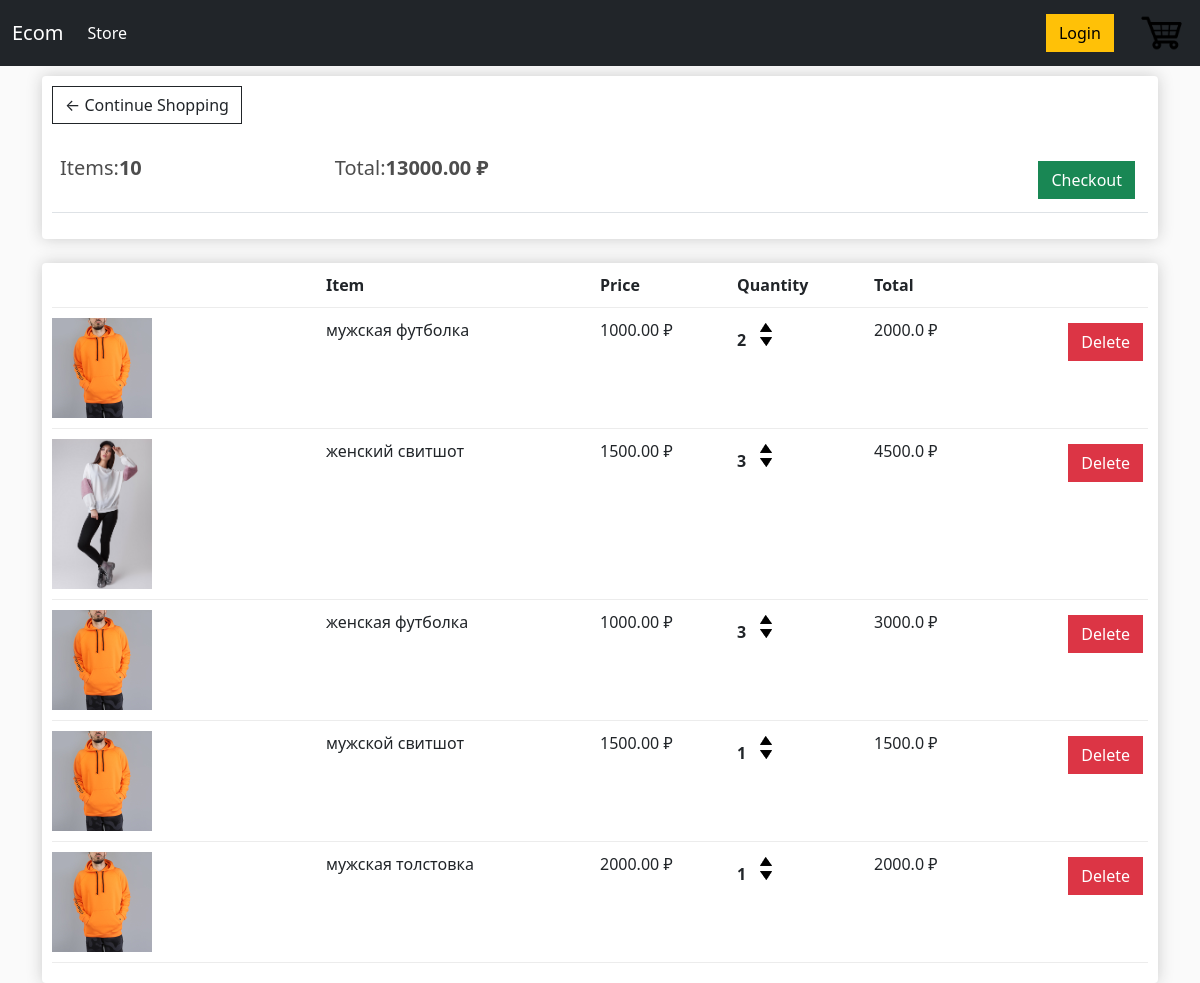
The app's page /cart/ (signed in), older data.
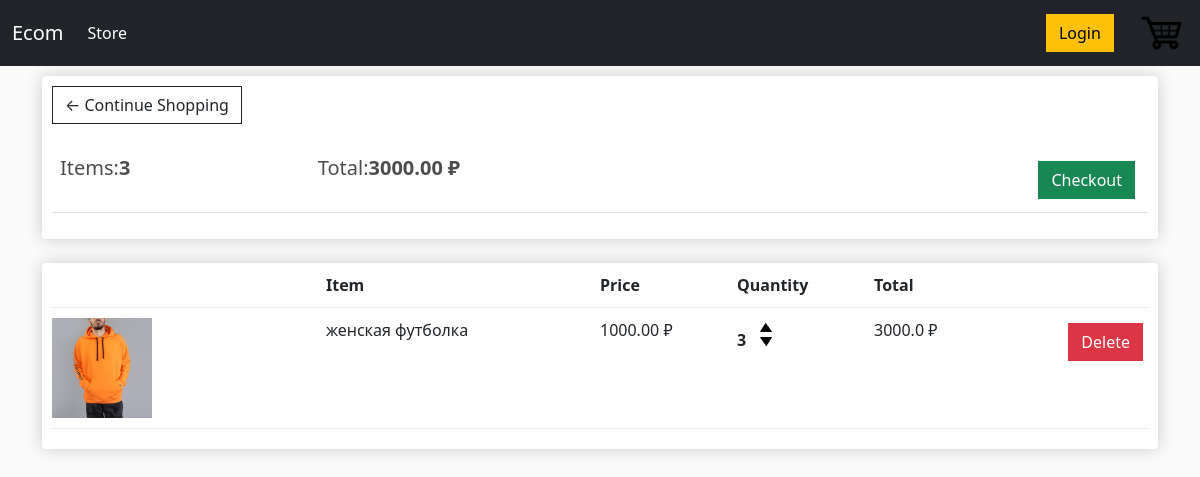
The same page, newer data.
### mainapp/models.py (models this page shows, shortened)
class Order(models.Model):
    customer = models.ForeignKey(Customer, on_delete=models.SET_NULL, blank=True, null=True)
    date_order = models.DateTimeField(auto_now_add=True)
    complete = models.BooleanField(default=False, null=True, blank=False)
    transaction_id = models.CharField(max_length=200, null=True)
    def get_cart_total(self):
        orderitems = self.orderitem_set.all()
        total = sum([item.get_total for item in orderitems])
        return total
    def get_cart_items(self):
        orderitems = self.orderitem_set.all()
        items = sum([item.quantity for item in orderitems])
        return items

class OrderItem(models.Model):
    product = models.ForeignKey(Product, on_delete=models.SET_NULL, blank=True, null=True)
    order = models.ForeignKey(Order, on_delete=models.SET_NULL, blank=True, null=True)
    quantity = models.IntegerField(default=0, null=True, blank=True)
    date_added = models.DateTimeField(auto_now_add=True)
    @property
    def get_total(self):
        total = self.product.price * self.quantity
        return total

class Product(models.Model):
    name = models.CharField(max_length=200, null=True)
    price = models.FloatField()  # !!! not sure
    digital = models.BooleanField(default=False, null=True, blank=False)
    image = models.ImageField(null=True, blank=True)
    def imageURL(self):
        try:
            url = self.image.url
        except:
            url = ''
        return url

### mainapp/views.py (the view)
# urls.py: path('cart/', views.cart, name='cart'),
def cart(request):
    if request.user.is_authenticated:
        customer = request.user.customer
        order, created = Order.objects.get_or_create(customer=customer, complete=False)
        items = order.orderitem_set.all()
    else:
        items = []
        order = {'get_cart_total': 0, 'get_cart_items': 0, 'shipping': False}
    context = {'items': items, 'order': order}
    return render(request, 'mainapp/cart.html', context)

### mainapp/templates/mainapp/cart.html
{% extends 'mainapp/index.html' %}
{% load static %}
{% block content%}
    <div class="row">
        <div class="col-lg-12">
            <div class="box-element">
                <a class="btn btn-outline-dark" href="{% url 'store' %}">&#x2190; Continue Shopping</a>
                <br>
                <br>
                <table class="table">
                    <tr>
                        <th><h5>Items:<strong>{{order.get_cart_items}}</strong></h5></th>
                        <th><h5>Total:<strong>{{order.get_cart_total|floatformat:2}} ₽</strong></h5></th>
                        <th>
                            <a style="float:right;margin:5px" class="btn btn-success" href="{% url 'checkout' %}">Checkout</a>
                        </th>
                    </tr>
                </table>
            </div>
            <br>
            <div class="box-element">
                <div class="cart-row">
                    <div style="flex:2"></div>
                    <div style="flex:2"><strong>Item</strong></div>
                    <div style="flex:1"><strong>Price</strong></div>
                    <div style="flex:1"><strong>Quantity</strong></div>
                    <div style="flex:1"><strong>Total</strong></div>
                    <div style="flex:1"><strong></strong></div>
                </div>
                {% for item in items %}
                <div class="cart-row">
                    <div style="flex:2"><img class="row-image" src="{{item.product.imageURL}}"></div>
                    <div style="flex:2">{{item.product.name}}</div>
                    <div style="flex:1">{{item.product.price|floatformat:2}} ₽</div>
                    <div style="flex:1">
						<p class="quantity">{{item.quantity}}</p>
						<div class="quantity">
							<img data-product={{item.product.id}} data-action="add" class="chg-quantity update-cart" src="{% static  'images/arrow-up.png' %}">
							<img data-product={{item.product.id}} data-action="remove" class="chg-quantity update-cart" src="{% static  'images/arrow-down.png' %}">
						</div>
					</div>
					<div style="flex:1"><p>{{item.get_total}} ₽</p></div>
                    <div style="flex:1">
                        <a data-product="{{item.product.id}}" data-action="delete" style="float:right;margin:5px" class="btn btn-danger update-cart">Delete</a>
                    </div>
                </div>
                {% endfor %}
            </div>
        </div>
    </div>
{% endblock content%}

### mainapp/templates/mainapp/index.html (shortened to what this page needs)
<!DOCTYPE html>
<html lang="en">
{% load static %}
<head>
    <link href="https://cdn.jsdelivr.net/npm/bootstrap@5.1.0/dist/css/bootstrap.min.css" rel="stylesheet">
    <link rel="stylesheet" type="text/css" href="{% static 'css/index.css' %}">
</head>
<body>
    <nav class="navbar navbar-expand-lg navbar-dark bg-dark">
      <div class="container-fluid">
        <a class="navbar-brand" href="{% url 'store' %}">Ecom</a>
        <div class="collapse navbar-collapse" id="navbarSupportedContent">
          <ul class="navbar-nav me-auto mb-2 mb-lg-0">
            <li class="nav-item">
              <a class="nav-link active" aria-current="page" href="{% url 'store' %}">Store</a>
            </li>
          </ul>
           <div class="form-inline my-2 my-lg-0">
                <a href="#" class="btn btn-warning">Login</a>
                <a href="{% url 'cart' %}" style="color:#212429;">
                    <img  id="cart-icon" src="{% static 'images/cart.png' %}">
                </a>
	        </div>
        </div>
      </div>
    </nav>
    <div class="container">
        {% block content %}
        {% endblock content %}
    </div>
</body>
</html>

### static/css/index.css (style rules this page uses)
body { background-color: hsl(0, 0%, 98%); }
h1,h2,h3,h4,h5,h6 { color:hsl(0, 0%, 30%); }
.box-element { box-shadow:hsl(0, 0%, 80%) 0 0 16px; background-color: #fff; border-radius: 4px; padding: 10px; }
#cart-icon { width:50px; height:50px; border:0; display: inline-block; margin-left: 20px; }
.col-lg-4, .col-lg-6, .col-lg-8, .col-lg-12 { margin-top: 10px; }
.btn { border-radius: 0; }
.row-image { width: 100px; }
.cart-row { display: flex; align-items: flex-stretch; padding-bottom: 10px; margin-bottom: 10px; border-bottom: 1px solid #ececec; }
.quantity { display: inline-block; font-weight: 700; padding-right:10px; }
.chg-quantity { width: 12px; cursor: pointer; display: block; margin-top: 5px; transition:.1s; }

Row changes from the older to the newer data that the page shows:
removed OrderItem: product.imageURL (picture), product.name "мужская футболка", product.price "1000.00", quantity "2", get_total "2000.0"
removed OrderItem: product.imageURL (picture), product.name "женский свитшот", product.price "1500.00", quantity "3", get_total "4500.0"
removed OrderItem: product.imageURL (picture), product.name "мужской свитшот", product.price "1500.00", quantity "1", get_total "1500.0"
removed OrderItem: product.imageURL (picture), product.name "мужская толстовка", product.price "2000.00", quantity "1", get_total "2000.0"
computed for Order: get_cart_items "10" → "3"; get_cart_total "13000.00" → "3000.00"
